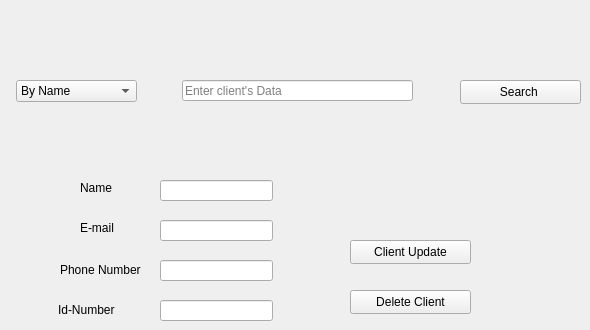
        <widget class="QWidget" name="tab_18">
         <attribute name="title">
          <string>Seite</string>
         </attribute>
         <widget class="QLabel" name="label_25">
          <property name="geometry">
           <rect>
            <x>80</x>
            <y>180</y>
            <width>49</width>
            <height>16</height>
           </rect>
          </property>
          <property name="text">
           <string>Name</string>
          </property>
         </widget>
         <widget class="QLineEdit" name="lineEdit_26">
          <property name="geometry">
           <rect>
            <x>160</x>
            <y>180</y>
            <width>113</width>
            <height>21</height>
           </rect>
          </property>
         </widget>
         <widget class="QLabel" name="label_26">
          <property name="geometry">
           <rect>
            <x>58</x>
            <y>300</y>
            <width>91</width>
            <height>20</height>
           </rect>
          </property>
          <property name="text">
           <string>Id-Number</string>
          </property>
         </widget>
         <widget class="QPushButton" name="pushButton_19">
          <property name="geometry">
           <rect>
            <x>350</x>
            <y>240</y>
            <width>121</width>
            <height>24</height>
           </rect>
          </property>
          <property name="text">
           <string>Client Update</string>
          </property>
         </widget>
         <widget class="QLineEdit" name="lineEdit_27">
          <property name="geometry">
           <rect>
            <x>160</x>
            <y>220</y>
            <width>113</width>
            <height>21</height>
           </rect>
          </property>
         </widget>
         <widget class="QLabel" name="label_27">
          <property name="geometry">
           <rect>
            <x>60</x>
            <y>260</y>
            <width>91</width>
            <height>20</height>
           </rect>
          </property>
          <property name="text">
           <string>Phone Number</string>
          </property>
         </widget>
         <widget class="QLineEdit" name="lineEdit_28">
          <property name="geometry">
           <rect>
            <x>160</x>
            <y>300</y>
            <width>113</width>
            <height>21</height>
           </rect>
          </property>
         </widget>
         <widget class="QLabel" name="label_28">
          <property name="geometry">
           <rect>
            <x>80</x>
            <y>220</y>
            <width>49</width>
            <height>16</height>
           </rect>
          </property>
          <property name="text">
           <string>E-mail</string>
          </property>
         </widget>
         <widget class="QLineEdit" name="lineEdit_29">
          <property name="geometry">
           <rect>
            <x>160</x>
            <y>260</y>
            <width>113</width>
            <height>21</height>
           </rect>
          </property>
         </widget>
         <widget class="QPushButton" name="pushButton_20">
          <property name="geometry">
           <rect>
            <x>350</x>
            <y>290</y>
            <width>121</width>
            <height>24</height>
           </rect>
          </property>
          <property name="text">
           <string>Delete Client</string>
          </property>
         </widget>
         <widget class="QPushButton" name="pushButton_21">
          <property name="geometry">
           <rect>
            <x>460</x>
            <y>80</y>
            <width>121</width>
            <height>24</height>
           </rect>
          </property>
          <property name="text">
           <string>Search </string>
          </property>
         </widget>
         <widget class="QLineEdit" name="lineEdit_30">
          <property name="geometry">
           <rect>
            <x>182</x>
            <y>80</y>
            <width>231</width>
            <height>21</height>
           </rect>
          </property>
          <property name="placeholderText">
           <string>Enter client's Data</string>
          </property>
         </widget>
         <widget class="QComboBox" name="comboBox_11">
          <property name="geometry">
           <rect>
            <x>16</x>
            <y>80</y>
            <width>121</width>
            <height>22</height>
           </rect>
          </property>
          <item>
           <property name="text">
            <string>By Name</string>
           </property>
          </item>
          <item>
           <property name="text">
            <string>By E-mail</string>
           </property>
          </item>
          <item>
           <property name="text">
            <string>by Phone</string>
           </property>
          </item>
          <item>
           <property name="text">
            <string>by Id-Number</string>
           </property>
          </item>
         </widget>
        </widget>
